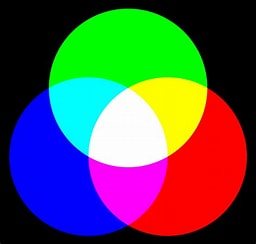
#> input picture CV/Practical 1/input_rgb_image.jpg, 256 x 244 px, found by its file name
$ python rgb2gray.py
#> lines starting #> are read from the running program, lines starting #| are printed output that depends on the picture
import cv2
import numpy as np
import matplotlib.pyplot as plt
image_path = "E:\AJ Code\Paython\CV\Practical 1\input_rgb_image.jpg"  # Replace with the path to your RGB image
rgb_image = cv2.imread(image_path)
#> rgb_image is the input picture: shape (244, 256, 3); mean B, G, R 80.3, 80.5, 80.3
if rgb_image is None:
    print("Image not found or couldn't be loaded.")
else:
    gray_image = cv2.cvtColor(rgb_image, cv2.COLOR_BGR2GRAY)
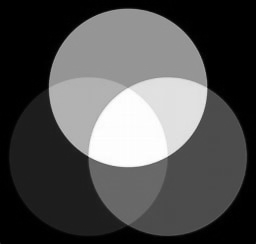
#> gray_image: shape (244, 256); min 0, max 255, mean 80.4
    print("Image Matrix:")
    print(gray_image)
#> (printed output is left out)
    plt.figure(figsize=(8, 8))
    plt.imshow(gray_image, cmap='gray')
    plt.title('Grayscale Image')
    plt.axis('off')
    plt.show()
    histogram = cv2.calcHist([gray_image], [0], None, [256], [0, 256])
#> histogram = 256 values, max 16318 at index 0, min 1 at index 117, mean 244
    plt.figure(figsize=(8, 4))
    plt.plot(histogram)
    plt.title('Histogram of Grayscale Image')
    plt.xlabel('Pixel Value')
    plt.ylabel('Frequency')
    plt.grid(True)
    plt.show()
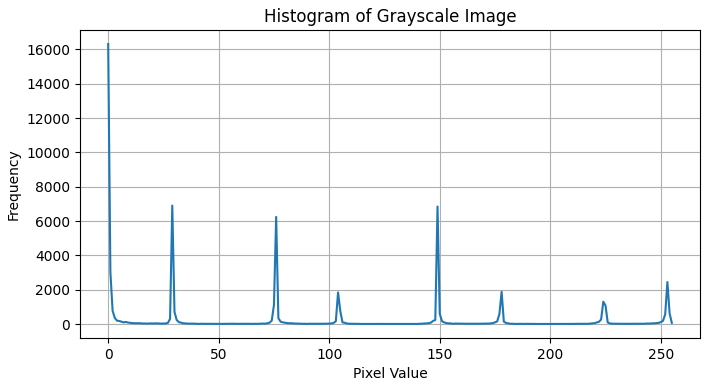
#> figure drawn by matplotlib, 1 panel; curve peaks at x = 0, y = 16318

$ run again, with CV/Practical 1/nm2HM.png saved as CV/Practical 1/input_rgb_image.jpg
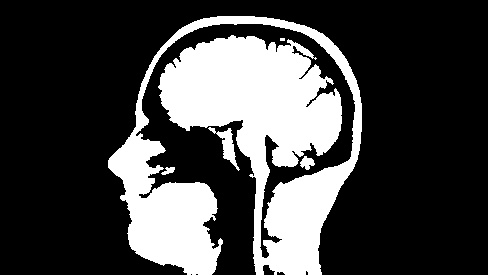
#> input picture CV/Practical 1/nm2HM.png, 488 x 275 px, found by its file name
#> rgb_image is the input picture: shape (275, 488, 3); min 0, max 255, mean 68
#> (printed output is left out)
#> histogram = 256 values, max 94230 at index 0, min 0 at index 8, mean 524.2
#> `plt.show()`:
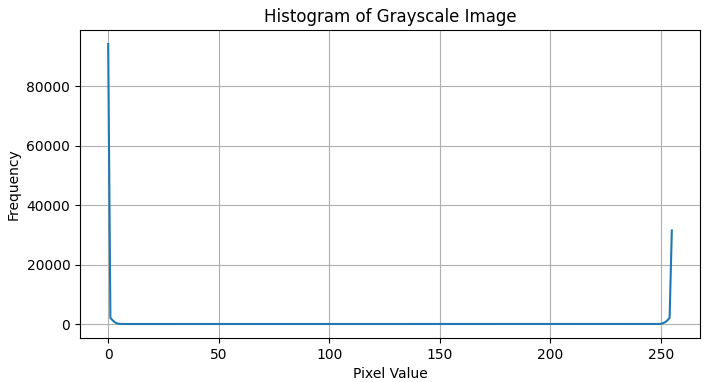
#> figure drawn by matplotlib, 1 panel; curve peaks at x = 0, y = 94230
